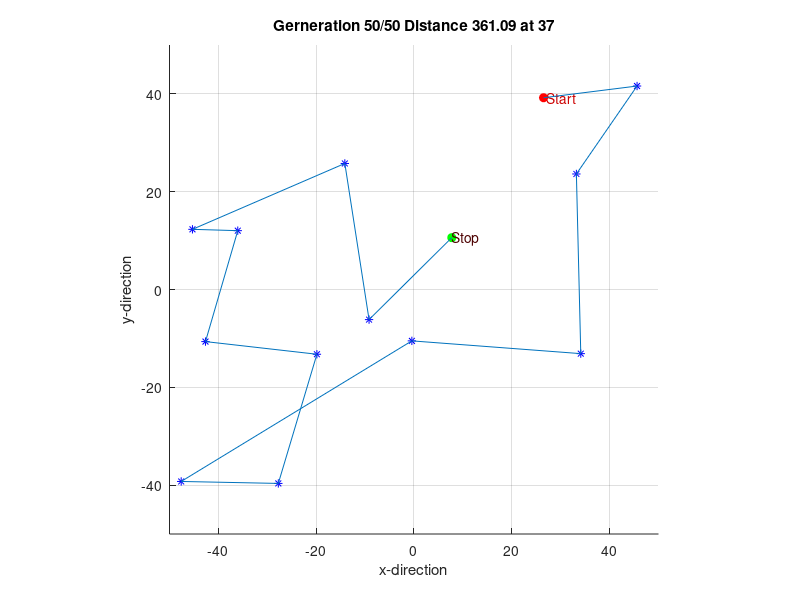

Write the MATLAB code that produced this figure. (Note: this script raises an error after producing the figure.)
function [] = mtrn4010_11()

% GA based path planning

clc; clear all; close all; dbstop if error;

field.range = 50;
field.LMs = 12;

fig = FigureNew(field);
[field] = NewLandmark(field);

GA.N = 100 ; GA.G = 50;
GA.Pc = 0.9 ; GA.Pm =0.3 ;
GA.mindis = realmax ; GA.mingen = 1;
GA.min = zeros(1,field.LMs);
[GA] = NewPopulation(GA,field);

% main GA loop
for g = 1:GA.G,
    title(sprintf('Gerneration %d/%d Distance %5.2f at %d',...
        g, GA.G, GA.mindis, GA.mingen)); drawnow;
    for n = 1:GA.N, % find travel distance as fitness
        dis(n) = FindDistance(GA.X(n,:),field);
    end;
    [mi,ix] = min(dis); % min travel distance
    if mi < GA.mindis, % fitter than before
        GA.mingen = g; % store
        GA.mindis = mi;
        GA.minX = GA.X(ix,:);
        P = field.LM(:,GA.X(ix,:)); P = [field.LMstart P field.LMstop]; % show path
        set(field.hdL.path, 'xdata',P(1,:),'ydata',P(2,:)); drawnow;
    end;
    GA.mindis_(g)=GA.mindis;
    % convert to minimiation problem
    fit = 1-dis/sum(dis); fit=fit/sum(fit); cumfit=cumsum(fit);
    for n=1:GA.N, % do selection
        r=rand; p = min(find(r<cumfit));
        GA.Y(n,:) = GA.X(p,:);
    end;
    
    % do crossover
    for n = 1:GA.N,
        if rand<GA.Pc,
            p1=ceil(rand*GA.N); p2=ceil(rand*GA.N); c=ceil(rand*field.LMs);
            if rand < 0.5,
                GA.X(n,:) = [fliplr(GA.Y(p1,1:c)) (GA.Y(p2,c+1:end))];
            else
                GA.X(n,:) = [(GA.Y(p1,1:c)) fliplr(GA.Y(p2,c+1:end))];
            end;
        end;
    end;
    
    % do mutation                
    for n=1:GA.N,
        if rand<GA.Pm,
            p=ceil(rand*GA.N); r1=ceil(rand*field.LMs); r2=ceil(rand*field.LMs);
            tmp=GA.X(p,r1); GA.X(p,r1)=GA.X(p,r2); GA.X(p,r2)=tmp;
        end;
    end;
    % do elitism
    p=ceil(rand*GA.N);
    GA.X(p,:)=GA.minX;
    % remove landmark duplications
    for n=1:GA.N,
        for a=1:field.LMs,
            b=find(GA.X(n,:)==a);
            if length(b)>1,
                for c=1:field.LMs,
                    d=find(GA.X(n,:)==c);
                    if length(d)==0,
                        GA.X(n,b(1))=c;
                    end;
                end;
            end;
        end;
    end;
end;
figure('units',normalized',...
'position',[rand*0.3+0.1 rand+0.2+0.1 0.35 0.35]);
plot(GA.mindis_); grid on;
xlabel('Generation'); ylabel('Shortest distance obtained');
%81
function [fig] = FigureNew(field)
fig.fig = figure('units','normalized',...
    'position',[rand*0.3+0.1 rand*0.2+0.1 0.35 0.35]);
axis([-1 1 -1 1]*field.range); hold on; grid on; axis equal;
xlabel('x-direction'); ylabel('y-direction');
fig.ax = axis;
%88
function [field]=NewLandmark(field)
field.LM=2*(rand(2,field.LMs)-0.5)*field.range;
field.hdL.LM=plot(field.LM(1,:),field.LM(2,:),'b*');
hold on; grid on; axis equal;
field.LMstart=2*(rand(2,1)-0.5)*field.range;
field.LMstop=2*(rand(2,1)-0.5)*field.range;
field.hdL.LMstart=plot(field.LMstart(1),field.LMstart(2),'ro',...
    'markerfacecolor','r');
text(field.LMstart(1),field.LMstart(2),' Start','color',[0.8 0 0]);
field.hdL.LMstart=plot(field.LMstop(1),field.LMstop(2), 'go', ...
    'markerfacecolor','g');
text(field.LMstop(1),field.LMstop(2),'Stop','color',[0.3 0 0]);
field.hdL.path=plot([0 0],[0 0]);
%102
function [GA]=NewPopulation(GA,field)
for n=1:GA.N,
    GA.X(n,:)=randperm(field.LMs);
end;
%107
function [dis]=FindDistance(X,field)
dis=0;
for z=1:length(X)-1,
    dx=field.LM(1,X(z+1))-field.LM(1,X(z));
    dy=field.LM(2,X(z+1))-field.LM(2,X(z));
    dxy=sqrt(dx^2+dy^2);
    dis=dis+dxy;
end;
dx=field.LM(1,X(1))-field.LMstart(1);
dy=field.LM(2,X(1))-field.LMstart(2);
dis=dis+sqrt(dx^2+dy^2);
dx=field.LM(1,X(end))-field.LMstop(1);
dy=field.LM(2,X(end))-field.LMstop(2);
dis=dis+sqrt(dx^2+dy^2);